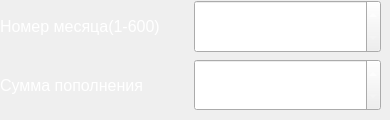
         <widget class="QWidget" name="depositTab5">
          <attribute name="title">
           <string>5</string>
          </attribute>
          <widget class="QWidget" name="layoutWidget_5">
           <property name="geometry">
            <rect>
             <x>0</x>
             <y>0</y>
             <width>381</width>
             <height>111</height>
            </rect>
           </property>
           <layout class="QVBoxLayout" name="depositTabLayout5">
            <item>
             <layout class="QHBoxLayout" name="monthDepositLayout5">
              <item>
               <widget class="QLabel" name="monthDepositLabel5">
                <property name="font">
                 <font>
                  <pointsize>12</pointsize>
                 </font>
                </property>
                <property name="styleSheet">
                 <string notr="true">color: rgb(255, 255, 255);</string>
                </property>
                <property name="text">
                 <string>Номер месяца(1-600)</string>
                </property>
               </widget>
              </item>
              <item>
               <widget class="QSpinBox" name="monthDepositSpinBox5">
                <property name="sizePolicy">
                 <sizepolicy hsizetype="Minimum" vsizetype="Minimum">
                  <horstretch>0</horstretch>
                  <verstretch>0</verstretch>
                 </sizepolicy>
                </property>
                <property name="font">
                 <font>
                  <pointsize>10</pointsize>
                 </font>
                </property>
                <property name="styleSheet">
                 <string notr="true">color: rgb(255, 255, 255);</string>
                </property>
                <property name="suffix">
                 <string> у.е.</string>
                </property>
                <property name="minimum">
                 <number>1</number>
                </property>
                <property name="maximum">
                 <number>600</number>
                </property>
               </widget>
              </item>
             </layout>
            </item>
            <item>
             <layout class="QHBoxLayout" name="amountDepositMiddleLayout5">
              <item>
               <widget class="QLabel" name="amountDepositMiddleLabel5">
                <property name="font">
                 <font>
                  <pointsize>12</pointsize>
                 </font>
                </property>
                <property name="styleSheet">
                 <string notr="true">color: rgb(255, 255, 255);</string>
                </property>
                <property name="text">
                 <string>Сумма пополнения</string>
                </property>
               </widget>
              </item>
              <item>
               <widget class="QDoubleSpinBox" name="amountDepositMiddleDoubleSpinBox5">
                <property name="sizePolicy">
                 <sizepolicy hsizetype="Minimum" vsizetype="Minimum">
                  <horstretch>0</horstretch>
                  <verstretch>0</verstretch>
                 </sizepolicy>
                </property>
                <property name="font">
                 <font>
                  <pointsize>10</pointsize>
                 </font>
                </property>
                <property name="styleSheet">
                 <string notr="true">color: rgb(255, 255, 255);</string>
                </property>
                <property name="suffix">
                 <string> руб.</string>
                </property>
                <property name="maximum">
                 <double>999999999999999926539781176481198923508803215199467887262646419780362305536.000000000000000</double>
                </property>
               </widget>
              </item>
             </layout>
            </item>
           </layout>
          </widget>
         </widget>
